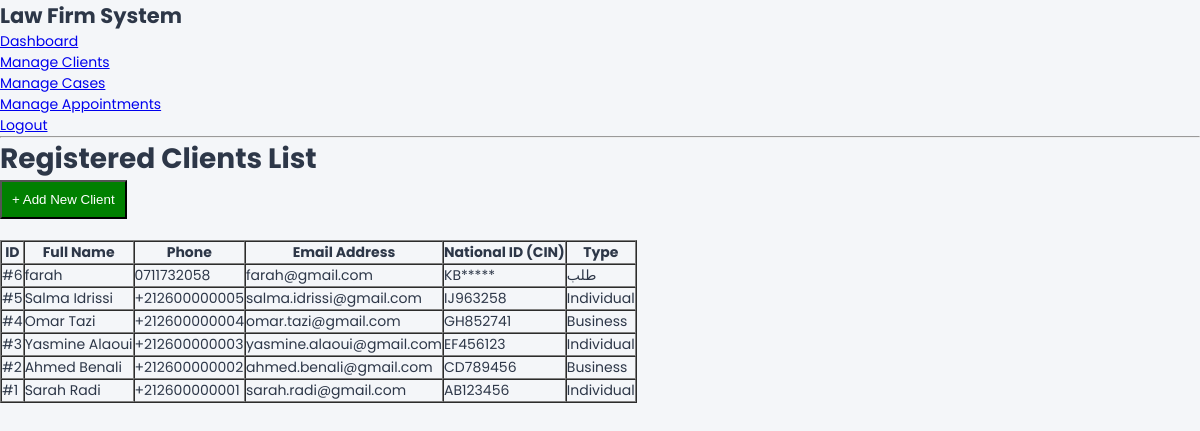
The app's page /maquette/law_firm/clients.php (signed in) with its own data.
### tables this page shows
CREATE TABLE `clients` (
  `id_client` int(11) NOT NULL,
  `fullname` varchar(100) DEFAULT NULL,
  `phone` varchar(20) DEFAULT NULL,
  `email` varchar(100) DEFAULT NULL,
  `id_card` varchar(50) DEFAULT NULL,
  `type` varchar(50) DEFAULT NULL
);

### maquette/law_firm/clients.php (the view, shortened to what this page needs)
<?php
require_once 'db.php';
$clients = [];
try {
    $stmt = $db->query("SELECT id_client, fullname, phone, email, id_card, type FROM clients ORDER BY id_client DESC");
    $clients = $stmt->fetchAll(PDO::FETCH_ASSOC);
} catch (PDOException $e) {
    $error_msg = "Error fetching clients data: " . $e->getMessage();
}
?>
<!DOCTYPE html>
<html lang="en" dir="ltr">
<head>
    <link rel="stylesheet" href="style.css">
</head>
<body>
    <div>
        <h2>Law Firm System</h2>
        <ul>
            <li><a href="dashboard.php">Dashboard</a></li>
            <li><a href="clients.php">Manage Clients</a></li>
            <li><a href="casas.php">Manage Cases</a></li>
            <li><a href="appointment.php">Manage Appointments</a></li>
            <li><a href="logout.php">Logout</a></li>
        </ul>
    </div>
    <hr>
    <div>
        <h1>Registered Clients List</h1>
        <a href="add_clients.php"><button style="padding: 10px; background-color: green; color: white; cursor: pointer;">+ Add New Client</button></a>
        <br><br>
        <table border="1" cellpadding="10" cellspacing="0">
            <thead>
                <tr>
                    <th>ID</th>
                    <th>Full Name</th>
                    <th>Phone</th>
                    <th>Email Address</th>
                    <th>National ID (CIN)</th>
                    <th>Type</th>
                </tr>
            </thead>
            <tbody>
                <?php if (count($clients) > 0): ?>
                    <?php foreach ($clients as $client): ?>
                        <tr>
                            <td>#<?php echo htmlspecialchars($client['id_client']); ?></td>
                            <td><?php echo htmlspecialchars($client['fullname']); ?></td>
                            <td><?php echo htmlspecialchars($client['phone']); ?></td>
                            <td><?php echo htmlspecialchars($client['email']); ?></td>
                            <td><?php echo htmlspecialchars($client['id_card']); ?></td>
                            <td><?php echo htmlspecialchars($client['type']); ?></td>
                        </tr>
                    <?php endforeach; ?>
                <?php else: ?>
                    <tr>
                        <td colspan="6" style="text-align: center;">No clients registered yet. Click on Add New Client.</td>
                    </tr>
                <?php endif; ?>
            </tbody>
        </table>
    </div>
</body>
</html>

### maquette/law_firm/style.css (style rules this page uses)
* { margin: 0; padding: 0; box-sizing: border-box; }
body { font-family: 'Poppins', Arial, sans-serif; background: #f4f6f9; color: #2d3748; font-size: 14px; }

### records on screen
clients: id_client "6", fullname "farah", phone "0711732058", email "farah@gmail.com", id_card "KB*****", type "طلب"
clients: id_client "5", fullname "Salma Idrissi", phone "+212600000005", email "salma.idrissi@gmail.com", id_card "IJ963258", type "Individual"
clients: id_client "4", fullname "Omar Tazi", phone "+212600000004", email "omar.tazi@gmail.com", id_card "GH852741", type "Business"
clients: id_client "3", fullname "Yasmine Alaoui", phone "+212600000003", email "yasmine.alaoui@gmail.com", id_card "EF456123", type "Individual"
clients: id_client "2", fullname "Ahmed Benali", phone "+212600000002", email "ahmed.benali@gmail.com", id_card "CD789456", type "Business"
clients: id_client "1", fullname "Sarah Radi", phone "+212600000001", email "sarah.radi@gmail.com", id_card "AB123456", type "Individual"
